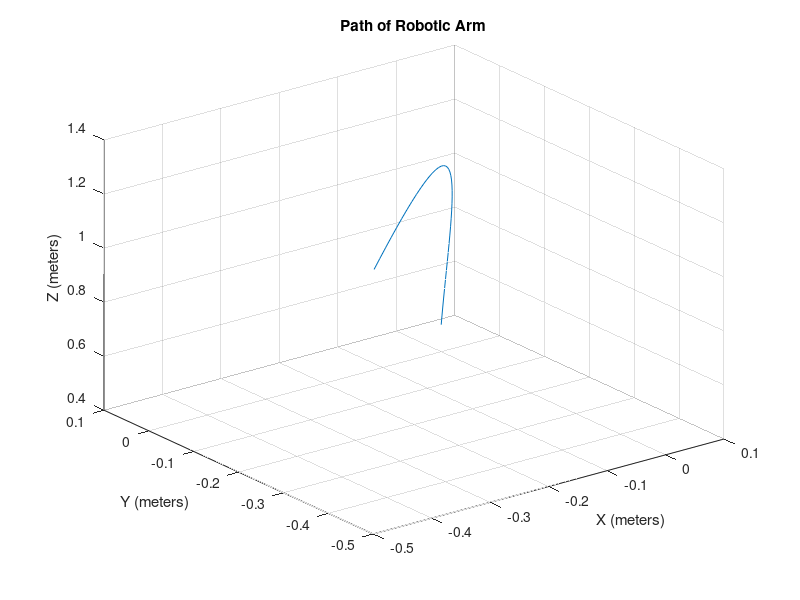

Source code (MATLAB):
clear;
t = 0:0.005:0.2;
xy = (0.5 + (5.*t)) .* sin(((2*pi)/3).*t) .* cos((4*pi).*t);
z = (0.5 + (5.*t)) .* cos(((2*pi)/3).*t);
plot3(xy,xy,z)
grid on
xlabel("X (meters)")
ylabel("Y (meters)")
zlabel("Z (meters)")
title("Path of Robotic Arm")